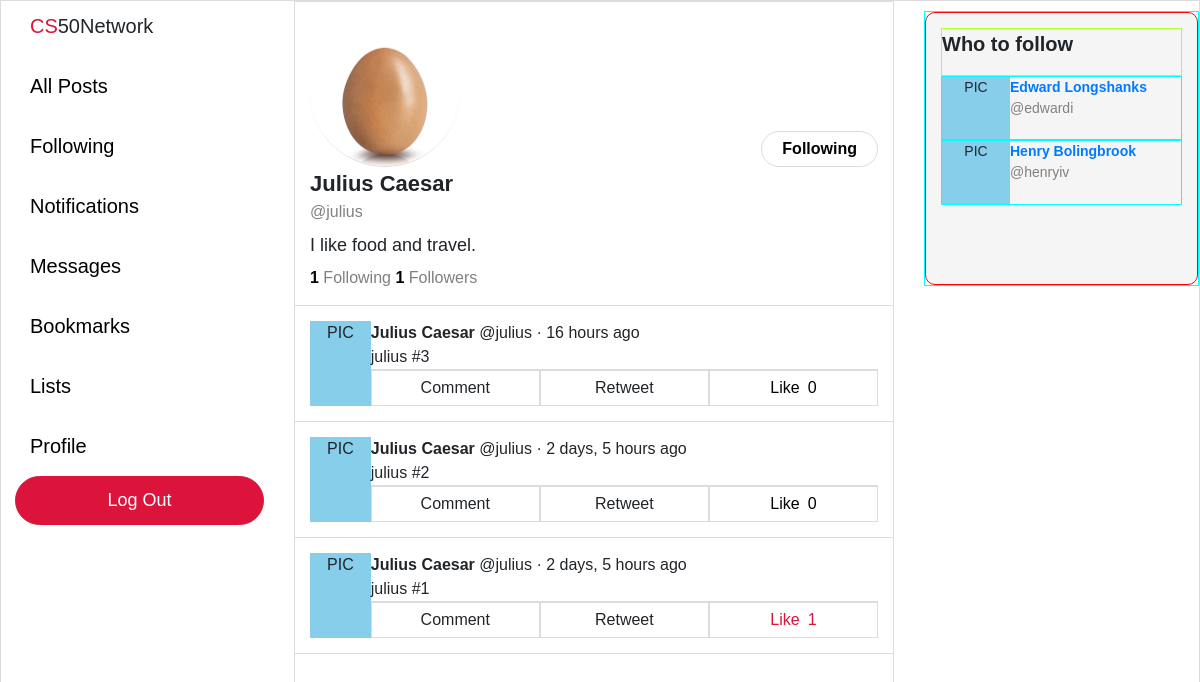
Page /profile/julius (signed in) on the committed database.
### network/models.py (models this page shows, shortened)
class User(AbstractUser):
    pass

class Post(models.Model):
    user = models.ForeignKey("User", on_delete=models.CASCADE, related_name="posts")
    body = models.TextField(blank=True, max_length=280)
    likes = models.ManyToManyField("User", blank=True, related_name="likes")
    timestamp = models.DateTimeField(auto_now_add=True)
    def get_time(self):
        return humanize.naturaltime(self.timestamp)
    def total_likes(self):
        return self.likes.count()

### network/views.py (the view)
# urls.py: path("profile/<str:username>", views.profile, name="profile"),
def profile(request, username):
    current_user = User.objects.get(username=request.user)
    viewed_user = User.objects.get(username=username)
    viewed_user_posts = viewed_user.posts.all().order_by('-timestamp')
    viewed_following = viewed_user.following.all()
    viewed_followers = viewed_user.followers.all()
    currently_followed = False
    current_following = current_user.following.all()
    for followed in current_following:
        if viewed_user == followed.following:
            currently_followed = True
            break
    context = {
        "currently_followed": currently_followed,
        "following_count": viewed_following.count(),
        "follower_count": viewed_followers.count(),
        "recommend_follow": recommend_follow(request),
        "viewed_user": viewed_user,
        "viewed_user_posts": viewed_user_posts,
    }
    return render(request, "network/profile.html", context)

### network/views.py (called while the page is built)
def recommend_follow(request):
    current_user = User.objects.get(username=request.user)
    not_following = User.objects.exclude(
        followers__user=current_user
    ).exclude(username=current_user)
    if len(not_following) > 3:
        sample_size = 3
    else:
        sample_size = len(not_following)
    not_following = random.sample(list(not_following), sample_size)
    return not_following

### network/templates/network/profile.html (shortened to what this page needs)
{% extends "network/layout.html" %}
{% load static %}
{% block body %}
    {% if user.is_authenticated %}
    <div class="profile-container">
        <div class="profile-top">
            <div class="image-container">
                <img src="{% static 'images/default-profile.jpeg' %}">
            </div>
            {% if request.user.username != viewed_user.username %}
                {% if currently_followed == False %}
                <div class="follow-button-container">
                    <button class="toggle-follow-button" id="follow" title="Follow" value="{{ viewed_user.username }}">Follow</button>
                </div>
                {% else %}
                <div class="follow-button-container">
                    <button class="toggle-follow-button" id="unfollow" title="Unfollow" value="{{ viewed_user.username }}">Following</button>
                </div>
                {% endif %}
            {% endif %}
        </div>
        <div class="profile-bio-container">
            <div style="font-size: 22px"><strong>{{ viewed_user.first_name }} {{ viewed_user.last_name }}</strong></div>
            <div style="font-size: 16px; color: gray">@{{ viewed_user.username }}</div>
            <div class="profile-bio">
                I like food and travel.
            </div>
        </div>
        <div class="profile-following">
            <span class="following-count">{{ following_count }}</span> Following <span class="follower-count">{{ follower_count }}</span> Followers
        </div>
    </div>
    {% for post in viewed_user_posts %}
    <div class="post-outer-container">
        <div class="post-container">
            <div class="profile-pic">
                PIC
            </div>
            <div class="post-body-container">
                <div class="post-body-top">
                    <div>
                        <b>{{ post.user.first_name }} {{ post.user.last_name }}</b> @{{ post.user.username }}</a> · {{ post.get_time }}
                    </div>
                </div>
                <div class="post-body">
                    {{ post.body }}
                </div>
                {% if user.is_authenticated %}
                <div class="post-options">
                    <li>Comment</li>
                    <li>Retweet</li>
                    {% if request.user in post.likes.all %}
                    <li class="like-container" id="liked" title="Unlike" value="{{ post.id }}">
                        <div class="like">Like</div>
                            <div class="like-count">{{ post.total_likes }}</div>
                    </li>
                    {% else %}
                    <li class="like-container" id="not-liked" title="Like" value="{{ post.id }}">
                        <div class="like">Like</div>
                            <div class="like-count">{{ post.total_likes }}</div>
                    </li>
                    {% endif %}
                </div>
                {% endif %}
            </div>
        </div>
    </div>
    {% endfor %}
    {% endif %}
{% endblock %}

### network/templates/network/layout.html (shortened to what this page needs)
{% load static %}
<!DOCTYPE html>
<html lang="en">
    <head>
        <link rel="stylesheet" href="https://stackpath.bootstrapcdn.com/bootstrap/4.4.1/css/bootstrap.min.css">
        <link href="{% static 'network/styles.css' %}" rel="stylesheet">
    </head>
    <body>
        <div class="left-pane">
            <nav class="navigation-bar">
                    <div class="logo">
                        <div><span style="color: crimson">CS</span>50Network</div>
                    </div>
                    <div class="navigation-item-container">
                        <div class="navigation-item">
                            <a class="navigation-link" href="{% url 'index' %}">All Posts</a>
                        </div>
                    </div>
                    {% if user.is_authenticated %}
                    <div class="navigation-item-container">
                        <div class="navigation-item">
                            <a class="navigation-link" href="{% url 'following' %}">Following</a>
                        </div>
                    </div>
                    <div class="navigation-item-container">
                        <div class="navigation-item">
                            <a class="navigation-link" href="#">Notifications</a>
                        </div>
                    </div>
                    <div class="navigation-item-container">
                        <div class="navigation-item">
                            <a class="navigation-link" href="#">Messages</a>
                        </div>
                    </div>
                    <div class="navigation-item-container">
                        <div class="navigation-item">
                            <a class="navigation-link" href="#">Bookmarks</a>
                        </div>
                    </div>
                    <div class="navigation-item-container">
                        <div class="navigation-item">
                            <a class="navigation-link" href="#">Lists</a>
                        </div>
                    </div>
                    <div class="navigation-item-container">
                        <div class="navigation-item">
                            <a class="navigation-link" href="/profile/{{ request.user }}">Profile</a>
                        </div>
                    </div>
                    {% endif %}
                    {% if user.is_authenticated %}
                    <div class="logout">
                        <a class="navigation-link" href="{% url 'logout' %}">Log Out</a>
                    </div>
                    {% endif %}
            </nav>
        </div>
        <div class="body">
            {% block body %}
            {% endblock %}
        </div>
        <div class="right-pane">
            {% if user.is_authenticated %}
            <div class="who-to-follow-container">
                <div class="who-to-follow">
                        <p>Who to follow</p>
                        {% for user in recommend_follow %}
                        <div class="recommend-follow">
                            <div class="profile-pic">
                                PIC
                            </div>
                            <div class="recommend-user">
                                <a href="/profile/{{ user.username }}"><div>{{ user.first_name }} {{ user.last_name }}</div></a>
                                <div>@{{ user.username }}</div>
                            </div>
                        </div>
                        {% endfor %}
                </div>
            </div>
            {% endif %}
        </div>
    </body>
</html>

### network/static/network/styles.css (style rules this page uses)
body { border: 1px solid gainsboro; display: grid; font-family: Arial, Helvetica, sans-serif; font-size: 18px; grid-template-columns: 2fr minmax(400px, 600px) 2fr; grid-template-rows: 1fr; height: 100vh; width: 100vw; overflow: hidden; }
.navigation-bar { font-size: 20px; margin-top: 10px; margin-left: auto; margin-right: 30px; max-width: 250px; width: 85%; }
.logo { cursor: default; padding-left: 15px; padding-bottom: 15px; }
.navigation-item-container { display: block; }
.navigation-item a { border-radius: 25px; display: inline-block; margin: 5px 0 5px 0; padding: 10px 15px 10px 15px; transition: background-color 0.15s linear; }
.navigation-link { color: black; }
.logout .navigation-link, .register .navigation-link { color: white; font-size: 18px; }
.logout a, .register a { background-color: crimson; border: 1px solid crimson; border-radius: 25px; display: flex; justify-content: center; padding: 10px 0 10px 0; transition: filter 0.25s }
.body { border-left: 1px solid gainsboro; border-right: 1px solid gainsboro; overflow: scroll; width: 100%; }
.post-outer-container { border-bottom: 1px solid gainsboro; padding: 15px; }
.post-container { background-color: white; display: flex; font-size: 16px; height: auto; width: 100%; }
.profile-pic { text-align: center; width: 68px; background-color: skyblue; }
.post-body-container { width: 100%; }
.post-body-top { display: flex; justify-content: space-between; }
.post-options { border-top: 1px solid gainsboro; display: flex; justify-content: space-around; }
.post-options li { border: 1px solid gainsboro; list-style: none; padding: 5px 0 5px 0; text-align: center; width: 100%; }
.like-container { display: flex; justify-content: center; }
.like { margin-right: 4px; }
.like-count { margin-left: 4px; }
#liked { color: crimson; }
#not-liked { color: black; }
.profile-container { padding: 15px; border-top: 1px solid gainsboro; border-bottom: 1px solid gainsboro; }
.profile-top { display: flex; justify-content: space-between; }
.image-container img { border-bottom: 1px solid gainsboro;; border-radius: 100%; height: 150px; width: 150px; }
.follow-button-container { display: block; margin-top: auto; }
#unfollow { background-color: white; border: 1px solid gainsboro; border-radius: 25px; color: black; font-weight: bold; font-size: 16px; padding: 5px 20px 5px 20px; transition: background-color 0.1s ease-in; }
.profile-bio { padding: 7.5px 0 7.5px 0; }
.profile-following { font-size: 16px; color: gray; }
.follower-count, .following-count { font-weight: bold; color: black; }
.right-pane { display: block; justify-content: left; }
.who-to-follow-container { margin-top: 10px; margin-left: 30px; height: 275px; width: 275px; border: 1px solid cyan; }
.who-to-follow { background-color: whitesmoke; border-radius: 10px; padding: 15px; height: 100%; width: 100%; border: 1px solid red; display: grid; grid-template-rows: .25fr 1fr 1fr 1fr; }
.who-to-follow p { border: 1px solid greenyellow; font-size: 20px; font-weight: bold; height: 100%; }
.recommend-follow { border: 1px solid cyan; height: 100%; font-size: 14px; display: flex; }
.recommend-user div:nth-child(1) { font-weight: bold; }
.recommend-user div:nth-child(2) { color: gray; }

### rows in the picture
User: first_name "Julius", last_name "Caesar", username "julius"
Post: user.first_name "Julius", user.last_name "Caesar", user.username "julius", get_time "16 hours ago", body "julius #3", total_likes "0"
Post: user.first_name "Julius", user.last_name "Caesar", user.username "julius", get_time "2 days, 5 hours ago", body "julius #2", total_likes "0"
Post: user.first_name "Julius", user.last_name "Caesar", user.username "julius", get_time "2 days, 5 hours ago", body "julius #1", total_likes "1"
User: first_name "Edward", last_name "Longshanks", username "edwardi"
User: first_name "Henry", last_name "Bolingbrook", username "henryiv"

### other values in the picture
{{ following_count }} "1"
{{ follower_count }} "1"
